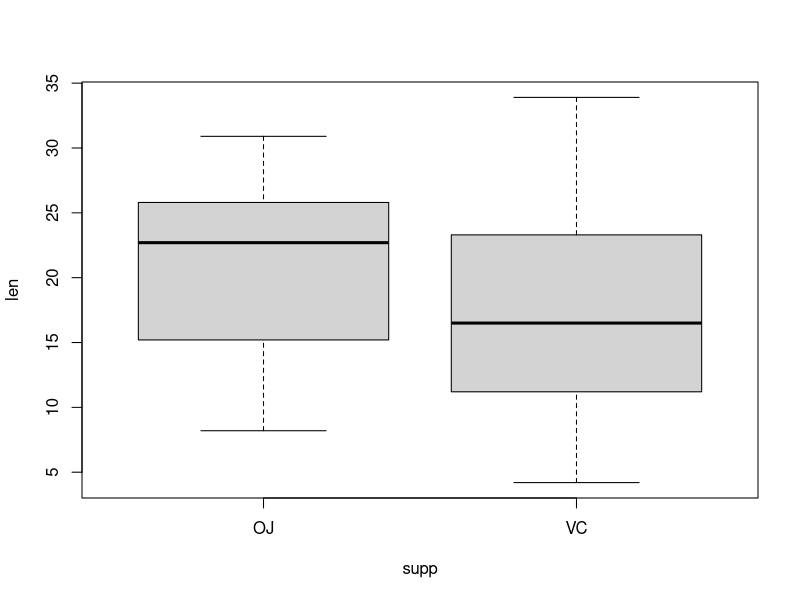

Write R code to recreate this figure.
## ---- chunk 1
knitr::opts_chunk$set(echo = TRUE)
set.seed(17)
## ---- chunk 2
data('ToothGrowth')

str(ToothGrowth)
head(ToothGrowth)
summary(ToothGrowth)
unique(ToothGrowth$dose)

plot(len ~ supp, data=ToothGrowth)
